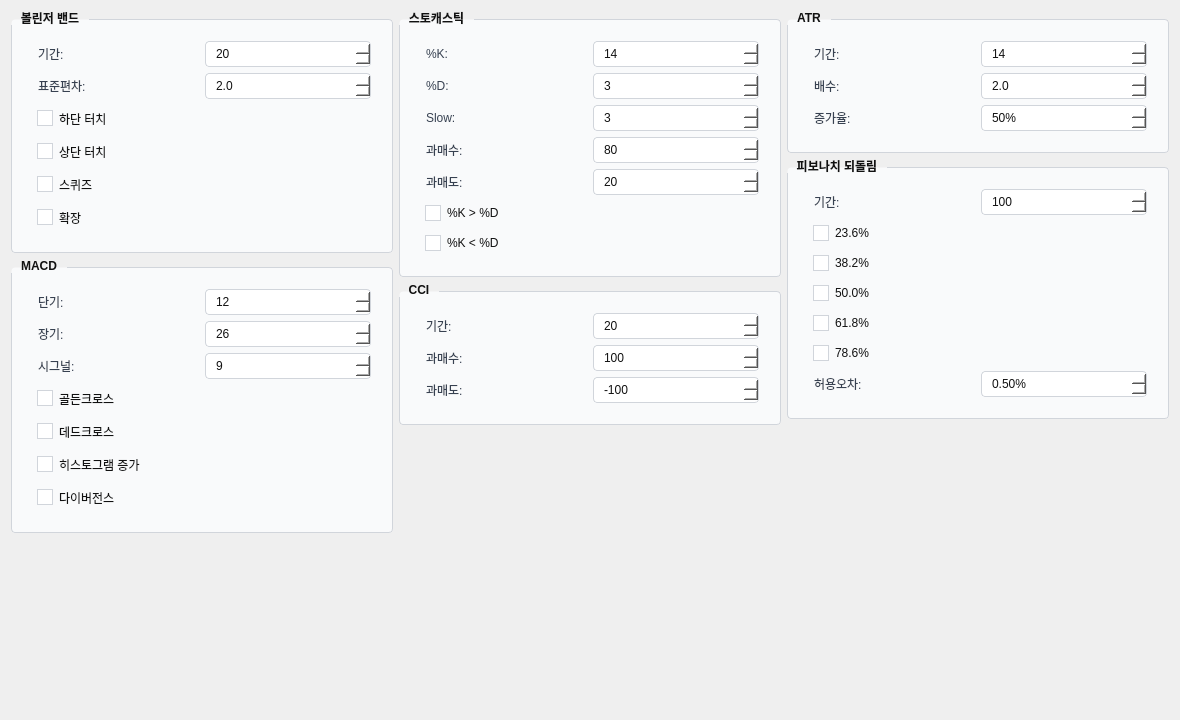
<?xml version="1.0" encoding="UTF-8"?>
<ui version="4.0">
 <class>TabAdvancedIndicators</class>
 <widget class="QWidget" name="TabAdvancedIndicators">
  <property name="geometry">
   <rect>
    <x>0</x>
    <y>0</y>
    <width>1180</width>
    <height>720</height>
   </rect>
  </property>
  <property name="styleSheet">
   <string notr="true">QGroupBox {
  border: 1px solid #d1d5db;
  border-radius: 4px;
  margin-top: 8px;
  padding: 12px;
  background: #f9fafb;
  color: #111111;
  font-weight: bold;
}
QGroupBox::title {
  subcontrol-origin: margin;
  subcontrol-position: top left;
  padding: 0 8px;
  color: #111111;
}
QLabel {
  color: #374151;
  padding: 2px;
}
QComboBox {
  border: 1px solid #d1d5db;
  border-radius: 4px;
  padding: 4px 8px;
  background: white;
  color: #111111;
}
QComboBox:hover {
  border-color: #3b82f6;
}
QComboBox QAbstractItemView {
  background: #ffffff;
  color: #111111;
  selection-background-color: #e8eefc;
  selection-color: #111111;
  border: 1px solid #d1d5db;
}
QCheckBox {
  color: #111111;
  padding: 4px;
}
QCheckBox:hover {
  color: #111111;
  background: #f3f4f6;
}
QCheckBox::indicator {
  width: 14px;
  height: 14px;
  border: 1px solid #d1d5db;
  background: white;
}
QCheckBox::indicator:checked {
  background: #3b82f6;
  border-color: #3b82f6;
}
QSpinBox, QDoubleSpinBox {
  border: 1px solid #d1d5db;
  border-radius: 4px;
  padding: 4px 8px;
  background: white;
  color: #111111;
}
QSpinBox:focus, QDoubleSpinBox:focus {
  border-color: #3b82f6;
}</string>
  </property>
  <layout class="QHBoxLayout" name="horizontalLayout">
   <item>
    <layout class="QVBoxLayout" name="leftColumn">
     <item>
      <widget class="QGroupBox" name="bollingerBandGroup">
       <property name="title">
        <string>볼린저 밴드</string>
       </property>
       <layout class="QGridLayout" name="gridLayout_bb">
        <item row="0" column="0">
         <widget class="QLabel" name="label_bbPeriod">
          <property name="text">
           <string>기간:</string>
          </property>
         </widget>
        </item>
        <item row="0" column="1">
         <widget class="QSpinBox" name="bbPeriod">
          <property name="minimum">
           <number>1</number>
          </property>
          <property name="maximum">
           <number>200</number>
          </property>
          <property name="value">
           <number>20</number>
          </property>
         </widget>
        </item>
        <item row="1" column="0">
         <widget class="QLabel" name="label_bbStdDev">
          <property name="text">
           <string>표준편차:</string>
          </property>
         </widget>
        </item>
        <item row="1" column="1">
         <widget class="QDoubleSpinBox" name="bbStdDev">
          <property name="decimals">
           <number>1</number>
          </property>
          <property name="minimum">
           <double>0.1</double>
          </property>
          <property name="maximum">
           <double>5.0</double>
          </property>
          <property name="value">
           <double>2.0</double>
          </property>
         </widget>
        </item>
        <item row="2" column="0" colspan="2">
         <widget class="QCheckBox" name="bbLowerTouch">
          <property name="text">
           <string>하단 터치</string>
          </property>
         </widget>
        </item>
        <item row="3" column="0" colspan="2">
         <widget class="QCheckBox" name="bbUpperTouch">
          <property name="text">
           <string>상단 터치</string>
          </property>
         </widget>
        </item>
        <item row="4" column="0" colspan="2">
         <widget class="QCheckBox" name="bbSqueeze">
          <property name="text">
           <string>스퀴즈</string>
          </property>
         </widget>
        </item>
        <item row="5" column="0" colspan="2">
         <widget class="QCheckBox" name="bbExpand">
          <property name="text">
           <string>확장</string>
          </property>
         </widget>
        </item>
       </layout>
      </widget>
     </item>
     <item>
      <widget class="QGroupBox" name="macdGroup">
       <property name="title">
        <string>MACD</string>
       </property>
       <layout class="QGridLayout" name="gridLayout_macd">
        <item row="0" column="0">
         <widget class="QLabel" name="label_macdShort">
          <property name="text">
           <string>단기:</string>
          </property>
         </widget>
        </item>
        <item row="0" column="1">
         <widget class="QSpinBox" name="macdShort">
          <property name="minimum">
           <number>1</number>
          </property>
          <property name="maximum">
           <number>100</number>
          </property>
          <property name="value">
           <number>12</number>
          </property>
         </widget>
        </item>
        <item row="1" column="0">
         <widget class="QLabel" name="label_macdLong">
          <property name="text">
           <string>장기:</string>
          </property>
         </widget>
        </item>
        <item row="1" column="1">
         <widget class="QSpinBox" name="macdLong">
          <property name="minimum">
           <number>1</number>
          </property>
          <property name="maximum">
           <number>100</number>
          </property>
          <property name="value">
           <number>26</number>
          </property>
         </widget>
        </item>
        <item row="2" column="0">
         <widget class="QLabel" name="label_macdSignal">
          <property name="text">
           <string>시그널:</string>
          </property>
         </widget>
        </item>
        <item row="2" column="1">
         <widget class="QSpinBox" name="macdSignal">
          <property name="minimum">
           <number>1</number>
          </property>
          <property name="maximum">
           <number>100</number>
          </property>
          <property name="value">
           <number>9</number>
          </property>
         </widget>
        </item>
        <item row="3" column="0" colspan="2">
         <widget class="QCheckBox" name="macdGolden">
          <property name="text">
           <string>골든크로스</string>
          </property>
         </widget>
        </item>
        <item row="4" column="0" colspan="2">
         <widget class="QCheckBox" name="macdDead">
          <property name="text">
           <string>데드크로스</string>
          </property>
         </widget>
        </item>
        <item row="5" column="0" colspan="2">
         <widget class="QCheckBox" name="macdHistoInc">
          <property name="text">
           <string>히스토그램 증가</string>
          </property>
         </widget>
        </item>
        <item row="6" column="0" colspan="2">
         <widget class="QCheckBox" name="macdDivergence">
          <property name="text">
           <string>다이버전스</string>
          </property>
         </widget>
        </item>
       </layout>
      </widget>
     </item>
     <item>
      <spacer name="verticalSpacer_left">
       <property name="orientation">
        <enum>Qt::Vertical</enum>
       </property>
       <property name="sizeHint" stdset="0">
        <size>
         <width>20</width>
         <height>40</height>
        </size>
       </property>
      </spacer>
     </item>
    </layout>
   </item>
   <item>
    <layout class="QVBoxLayout" name="centerColumn">
     <item>
      <widget class="QGroupBox" name="stochasticGroup">
       <property name="title">
        <string>스토캐스틱</string>
       </property>
       <layout class="QGridLayout" name="gridLayout_stoch">
        <item row="0" column="0">
         <widget class="QLabel" name="label_stochK">
          <property name="text">
           <string>%K:</string>
          </property>
         </widget>
        </item>
        <item row="0" column="1">
         <widget class="QSpinBox" name="stochK">
          <property name="minimum">
           <number>1</number>
          </property>
          <property name="maximum">
           <number>100</number>
          </property>
          <property name="value">
           <number>14</number>
          </property>
         </widget>
        </item>
        <item row="1" column="0">
         <widget class="QLabel" name="label_stochD">
          <property name="text">
           <string>%D:</string>
          </property>
         </widget>
        </item>
        <item row="1" column="1">
         <widget class="QSpinBox" name="stochD">
          <property name="minimum">
           <number>1</number>
          </property>
          <property name="maximum">
           <number>100</number>
          </property>
          <property name="value">
           <number>3</number>
          </property>
         </widget>
        </item>
        <item row="2" column="0">
         <widget class="QLabel" name="label_stochSlow">
          <property name="text">
           <string>Slow:</string>
          </property>
         </widget>
        </item>
        <item row="2" column="1">
         <widget class="QSpinBox" name="stochSlow">
          <property name="minimum">
           <number>1</number>
          </property>
          <property name="maximum">
           <number>100</number>
          </property>
          <property name="value">
           <number>3</number>
          </property>
         </widget>
        </item>
        <item row="3" column="0">
         <widget class="QLabel" name="label_stochOverbought">
          <property name="text">
           <string>과매수:</string>
          </property>
         </widget>
        </item>
        <item row="3" column="1">
         <widget class="QSpinBox" name="stochOverbought">
          <property name="maximum">
           <number>100</number>
          </property>
          <property name="value">
           <number>80</number>
          </property>
         </widget>
        </item>
        <item row="4" column="0">
         <widget class="QLabel" name="label_stochOversold">
          <property name="text">
           <string>과매도:</string>
          </property>
         </widget>
        </item>
        <item row="4" column="1">
         <widget class="QSpinBox" name="stochOversold">
          <property name="maximum">
           <number>100</number>
          </property>
          <property name="value">
           <number>20</number>
          </property>
         </widget>
        </item>
        <item row="5" column="0" colspan="2">
         <widget class="QCheckBox" name="stochKgtD">
          <property name="text">
           <string>%K &gt; %D</string>
          </property>
         </widget>
        </item>
        <item row="6" column="0" colspan="2">
         <widget class="QCheckBox" name="stochKltD">
          <property name="text">
           <string>%K &lt; %D</string>
          </property>
         </widget>
        </item>
       </layout>
      </widget>
     </item>
     <item>
      <widget class="QGroupBox" name="cciGroup">
       <property name="title">
        <string>CCI</string>
       </property>
       <layout class="QGridLayout" name="gridLayout_cci">
        <item row="0" column="0">
         <widget class="QLabel" name="label_cciPeriod">
          <property name="text">
           <string>기간:</string>
          </property>
         </widget>
        </item>
        <item row="0" column="1">
         <widget class="QSpinBox" name="cciPeriod">
          <property name="minimum">
           <number>1</number>
          </property>
          <property name="maximum">
           <number>200</number>
          </property>
          <property name="value">
           <number>20</number>
          </property>
         </widget>
        </item>
        <item row="1" column="0">
         <widget class="QLabel" name="label_cciOverbought">
          <property name="text">
           <string>과매수:</string>
          </property>
         </widget>
        </item>
        <item row="1" column="1">
         <widget class="QSpinBox" name="cciOverbought">
          <property name="minimum">
           <number>-500</number>
          </property>
          <property name="maximum">
           <number>500</number>
          </property>
          <property name="value">
           <number>100</number>
          </property>
         </widget>
        </item>
        <item row="2" column="0">
         <widget class="QLabel" name="label_cciOversold">
          <property name="text">
           <string>과매도:</string>
          </property>
         </widget>
        </item>
        <item row="2" column="1">
         <widget class="QSpinBox" name="cciOversold">
          <property name="minimum">
           <number>-500</number>
          </property>
          <property name="maximum">
           <number>500</number>
          </property>
          <property name="value">
           <number>-100</number>
          </property>
         </widget>
        </item>
       </layout>
      </widget>
     </item>
     <item>
      <spacer name="verticalSpacer_center">
       <property name="orientation">
        <enum>Qt::Vertical</enum>
       </property>
       <property name="sizeHint" stdset="0">
        <size>
         <width>20</width>
         <height>40</height>
        </size>
       </property>
      </spacer>
     </item>
    </layout>
   </item>
   <item>
    <layout class="QVBoxLayout" name="rightColumn">
     <item>
      <widget class="QGroupBox" name="atrGroup">
       <property name="title">
        <string>ATR</string>
       </property>
       <layout class="QGridLayout" name="gridLayout_atr">
        <item row="0" column="0">
         <widget class="QLabel" name="label_atrPeriod">
          <property name="text">
           <string>기간:</string>
          </property>
         </widget>
        </item>
        <item row="0" column="1">
         <widget class="QSpinBox" name="atrPeriod">
          <property name="minimum">
           <number>1</number>
          </property>
          <property name="maximum">
           <number>200</number>
          </property>
          <property name="value">
           <number>14</number>
          </property>
         </widget>
        </item>
        <item row="1" column="0">
         <widget class="QLabel" name="label_atrMultiple">
          <property name="text">
           <string>배수:</string>
          </property>
         </widget>
        </item>
        <item row="1" column="1">
         <widget class="QDoubleSpinBox" name="atrMultiple">
          <property name="decimals">
           <number>1</number>
          </property>
          <property name="minimum">
           <double>0.1</double>
          </property>
          <property name="maximum">
           <double>10.0</double>
          </property>
          <property name="value">
           <double>2.0</double>
          </property>
         </widget>
        </item>
        <item row="2" column="0">
         <widget class="QLabel" name="label_atrIncrease">
          <property name="text">
           <string>증가율:</string>
          </property>
         </widget>
        </item>
        <item row="2" column="1">
         <widget class="QSpinBox" name="atrIncrease">
          <property name="suffix">
           <string>%</string>
          </property>
          <property name="maximum">
           <number>1000</number>
          </property>
          <property name="value">
           <number>50</number>
          </property>
         </widget>
        </item>
       </layout>
      </widget>
     </item>
     <item>
      <widget class="QGroupBox" name="fibonacciGroup">
       <property name="title">
        <string>피보나치 되돌림</string>
       </property>
       <layout class="QVBoxLayout" name="verticalLayout_fibo">
        <item>
         <layout class="QGridLayout" name="gridLayout_fibo">
          <item row="0" column="0">
           <widget class="QLabel" name="label_fiboPeriod">
            <property name="text">
             <string>기간:</string>
            </property>
           </widget>
          </item>
          <item row="0" column="1">
           <widget class="QSpinBox" name="fiboPeriod">
            <property name="minimum">
             <number>10</number>
            </property>
            <property name="maximum">
             <number>500</number>
            </property>
            <property name="value">
             <number>100</number>
            </property>
           </widget>
          </item>
         </layout>
        </item>
        <item>
         <widget class="QCheckBox" name="fibo236">
          <property name="text">
           <string>23.6%</string>
          </property>
         </widget>
        </item>
        <item>
         <widget class="QCheckBox" name="fibo382">
          <property name="text">
           <string>38.2%</string>
          </property>
         </widget>
        </item>
        <item>
         <widget class="QCheckBox" name="fibo500">
          <property name="text">
           <string>50.0%</string>
          </property>
         </widget>
        </item>
        <item>
         <widget class="QCheckBox" name="fibo618">
          <property name="text">
           <string>61.8%</string>
          </property>
         </widget>
        </item>
        <item>
         <widget class="QCheckBox" name="fibo786">
          <property name="text">
           <string>78.6%</string>
          </property>
         </widget>
        </item>
        <item>
         <layout class="QGridLayout" name="gridLayout_fiboTol">
          <item row="0" column="0">
           <widget class="QLabel" name="label_fiboTolerance">
            <property name="text">
             <string>허용오차:</string>
            </property>
           </widget>
          </item>
          <item row="0" column="1">
           <widget class="QDoubleSpinBox" name="fiboTolerance">
            <property name="suffix">
             <string>%</string>
            </property>
            <property name="decimals">
             <number>2</number>
            </property>
            <property name="minimum">
             <double>0.01</double>
            </property>
            <property name="maximum">
             <double>10.00</double>
            </property>
            <property name="value">
             <double>0.50</double>
            </property>
           </widget>
          </item>
         </layout>
        </item>
       </layout>
      </widget>
     </item>
     <item>
      <spacer name="verticalSpacer_right">
       <property name="orientation">
        <enum>Qt::Vertical</enum>
       </property>
       <property name="sizeHint" stdset="0">
        <size>
         <width>20</width>
         <height>40</height>
        </size>
       </property>
      </spacer>
     </item>
    </layout>
   </item>
  </layout>
 </widget>
 <resources/>
 <connections/>
</ui>
